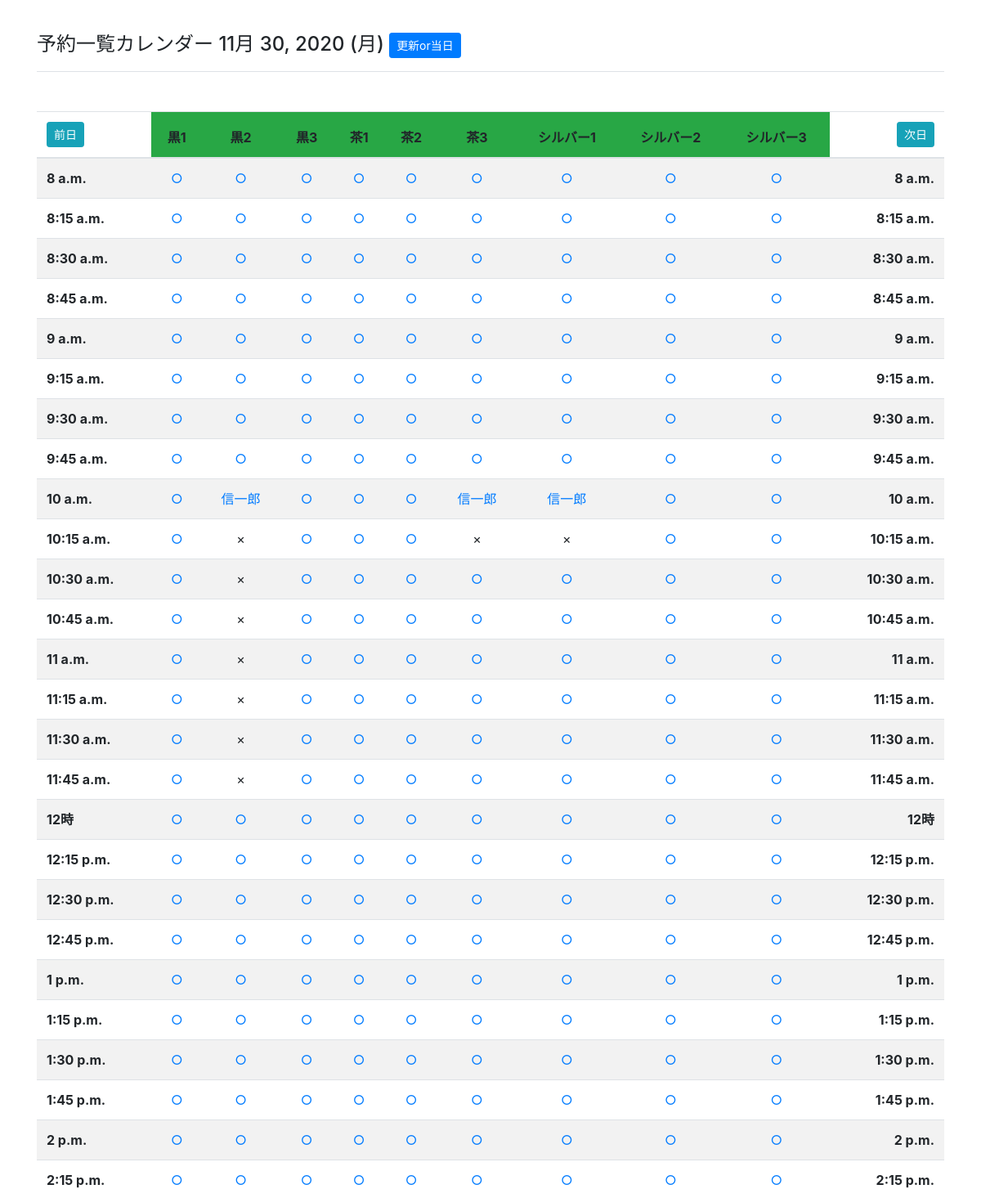
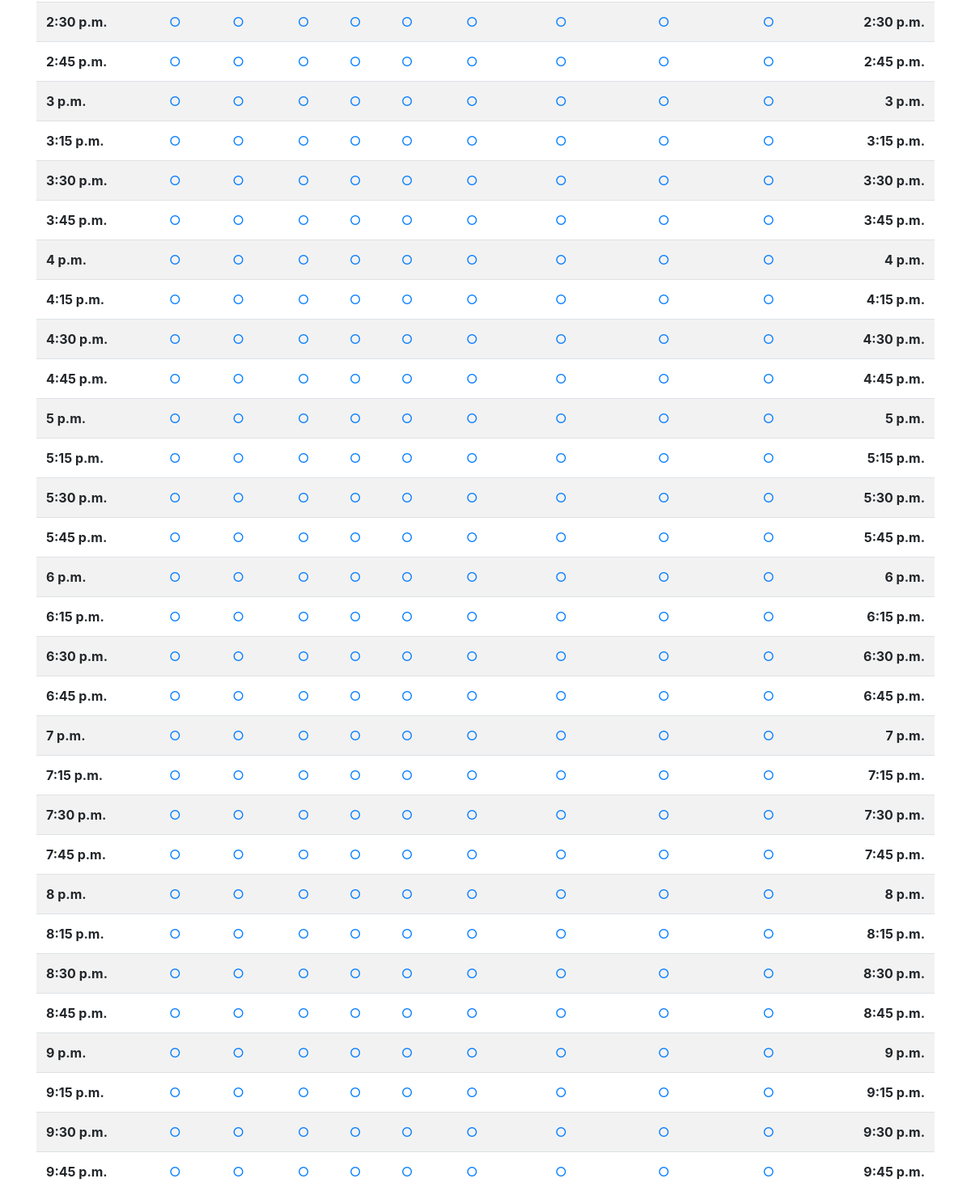
The app's page /booking/calendar/ with its own data (2 pictures, top to bottom).
### booking/models.py (models this page shows, shortened)
class Biketype(models.Model):
    bikename = models.CharField('自転車の種類', max_length=255)
    def __str__(self):
        return self.bikename

class Schedule(models.Model):
    date = models.DateField('利用日')
    start = models.TimeField('開始時間')
    end = models.TimeField('終了時間', blank=True)
    user = models.CharField('名前', max_length=255)
    biketype = models.ForeignKey(Biketype, verbose_name='使用自転車', on_delete=models.CASCADE) #自転車の種類と紐付け

### booking/views.py (the view)
# urls.py: path('calendar/', views.Calendar.as_view(), name='calendar'), #予約カレンダーのURL
class Calendar(generic.TemplateView):
    template_name = 'booking/calendar.html'
    def get_context_data(self, **kwargs):
        context = super().get_context_data(**kwargs)
        bikelist = []
        for A in Biketype.objects.all():
            bikelist.append(A.bikename)
        today = datetime.date.today()
        year = self.kwargs.get('year')
        month = self.kwargs.get('month')
        day = self.kwargs.get('day')
        if year and month and day:
            base_date = datetime.date(year=year, month=month, day=day)
        else:
            base_date = today  #date型
        day_list = ["月","火","水","木","金","土","日"]
        day_of_the_week = day_list[base_date.weekday()]
        dt = datetime.datetime(2020, 4, 1, 8, 0, 0) #2020/4/1は全く必要ない（時刻計算上,型が違うと大変なんです）https://qiita.com/tekitoh/items/00f5afe0faadb27846b0
        time = dt.time() #time型
        timelist = [] #時間の刻みのリスト
        e_time = datetime.time(22, 00, 00) #貸出終了時間
        while (time < e_time):
            timelist.append(time)
            dt = dt + datetime.timedelta(minutes=15) #15分の刻み
            time = dt.time()
        calendar = {} #空の辞書(カレンダー)を用意する
        for time in timelist:
            row = {}
            for bike in bikelist:
                row[bike] = True
            calendar[time] = row
        start_time = datetime.time(8, 00, 00) #予約可能開始時間
        end_time = datetime.time(22,00, 00) #予約可能終了時間
        message = ""
        for schedule in Schedule.objects.filter(date=base_date).exclude(Q(start__gt=end_time) | Q(end__lt=start_time)):
            book_start_time = schedule.start #time型 予約の開始時刻を取得
            book_end_time = schedule.end #time型 予約の終了時刻を取得
            user_name = schedule.user  #使用者の名前
            bike_type = str(schedule.biketype) #自転車の種類を取得
            if book_start_time in calendar and bike_type in calendar[book_start_time]:
                calendar[book_start_time][bike_type] = user_name
                cast_start_time = datetime.datetime.combine(base_date, book_start_time) + datetime.timedelta(minutes=15) #datetime型、予約開始時間に15分足す
                book_start_time = cast_start_time.time() #time型、時間だけ取り出す
                while (book_start_time < book_end_time):
                    if (calendar[book_start_time][bike_type] == True):
                        calendar[book_start_time][bike_type] = False
                        cast_start_time = datetime.datetime.combine(base_date, book_start_time) + datetime.timedelta(minutes=15) #datetime型
                        book_start_time = cast_start_time.time() #time型
                    else:
                        message = "予約ができてない可能性があります。確認を！！"
                        cast_start_time = datetime.datetime.combine(base_date, book_start_time) + datetime.timedelta(minutes=15) #datetime型
                        book_start_time = cast_start_time.time() #time型
        context['date'] = base_date
        context['day'] = day_of_the_week
        context['before'] = base_date - datetime.timedelta(days=1)
        context['after'] = base_date + datetime.timedelta(days=1)
        context['bikelist'] = bikelist
        context['calendar'] = calendar
        context['message'] = message
        return context

### booking/templates/booking/calendar.html (shortened to what this page needs)
<!DOCTYPE html>
{% extends "booking/base.html" %}
{% load bootstrap4 %}
{% block content %}
    <h4 class="mt-4 mb-5 border-bottom">予約一覧カレンダー {{date}} ({{day}})
        <a href="{% url 'booking:calendar' %}" class="btn btn-primary btn-sm my-3">更新or当日</a><br>
    </h4>
    <table class="table table-striped">
        <thead class="sticky-top">
            <tr>
                <th scope="col" class="text-left">
                    <a href="{% url 'booking:calendar' before.year before.month before.day %}" class="btn btn-info btn-sm">前日</a>
                </th>
                {% for bike in bikelist%}
                    <th scope="col" class="text-center bg-success">{{bike}}</th>
                {% endfor %}
                <th scope="col" class="text-right">
                    <a href="{% url 'booking:calendar' after.year after.month after.day %}" class="btn btn-info btn-sm">次日</a>
                </th>
            </tr>
        </thead>
        <tbody>
            {% for time, schedule in calendar.items %}
            <tr>
                <th scope="row">{{time}}</th>
                {% for bike, book in schedule.items %}
                <td class="text-center">
                    {% if book  == True%}
                        <a href="{% url 'booking:book' date.year date.month date.day time.hour time.minute bike %}" >○</a>
                    {% elif book == False%}
                        ×
                    {% else%}
                        <a href="{% url 'booking:mypage' date.year date.month date.day time.hour time.minute bike  %}">{{book}}</a>
                    {% endif %}
                </td>
                {% endfor %}
                <th class="text-right">{{time}}</th>
            </tr>
            {% endfor %}
        </tbody>
    </table>
{% endblock content %}

### booking/templates/booking/base.html (shortened to what this page needs)
<!DOCTYPE html>
{% load i18n static %}
<html>
<head>
<link rel="stylesheet" href="{% static 'booking/css/bootstrap.min.css' %}">
</head>
<body>
  <div class="container">
    {% block content %}{% endblock %}
  </div>
</body>
</html>

### records on screen
Biketype: bikelist "黒1"
Biketype: bikelist "黒2"
Biketype: bikelist "黒3"
Biketype: bikelist "茶1"
Biketype: bikelist "茶2"
Biketype: bikelist "茶3"
Biketype: bikelist "シルバー1"
Biketype: bikelist "シルバー2"
Biketype: bikelist "シルバー3"
Schedule: schedule "信一郎"
Schedule: schedule "信一郎"
Schedule: schedule "信一郎"

### other values on screen
{{ day }} "月"
{{ time }} "8 a.m." "8:15 a.m." "8:30 a.m." "8:45 a.m." "9 a.m." "9:15 a.m." "9:30 a.m." "9:45 a.m." "10 a.m." "10:15 a.m." "10:30 a.m." "10:45 a.m." "11 a.m." "11:15 a.m." "11:30 a.m." "11:45 a.m." "12時" "12:15 p.m." "12:30 p.m." "12:45 p.m." "1 p.m." "1:15 p.m." "1:30 p.m." "1:45 p.m." "2 p.m." "2:15 p.m." "2:30 p.m." "2:45 p.m." "3 p.m." "3:15 p.m." "3:30 p.m." "3:45 p.m." "4 p.m." "4:15 p.m." "4:30 p.m." "4:45 p.m." "5 p.m." "5:15 p.m." "5:30 p.m." "5:45 p.m." "6 p.m." "6:15 p.m." "6:30 p.m." "6:45 p.m." "7 p.m." "7:15 p.m." "7:30 p.m." "7:45 p.m." "8 p.m." "8:15 p.m." "8:30 p.m." "8:45 p.m." "9 p.m." "9:15 p.m." "9:30 p.m." "9:45 p.m."
